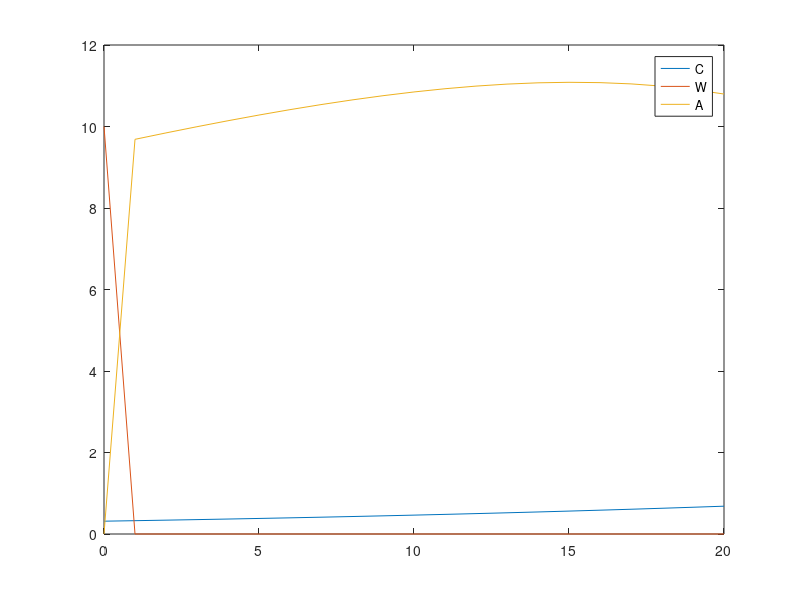
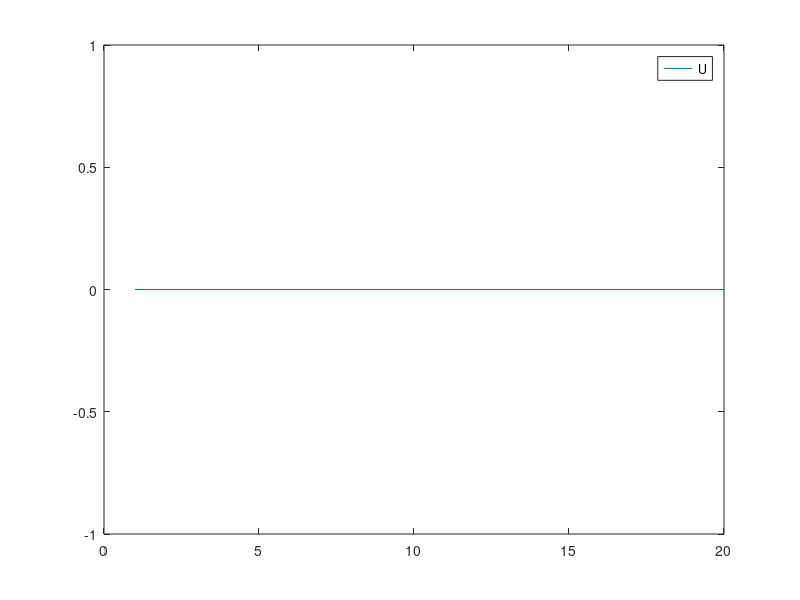

Write the MATLAB code that produced these figures, in order.
%PS3 Problem 4
%No T is given, so declare it at the beginning of the program, and for any
%theta
clear;
close all;
clc;
T=20;
theta=1;
%variable initialization (fixed)
time=linspace(0,T,T+1); %just for plot
w=zeros(T+1,1);
w(1)=10;
beta=0.99;
r=0.05;
%these variables will be determined
a=zeros(T+1,1);
c=zeros(T+1,1);
%computation (could also be written as a function)
num=zeros(T+1,1);
denom=zeros(T+1,1);
if theta==1
    factor=beta*(1+r);
else
    factor=(1+r)^((1-theta)/theta)*beta^(1/theta);
end
for i=0:T
  num(i+1)=w(i+1)*(1+r)^(-i);  
  denom(i+1)=(factor)^i;  
end
c(1)=sum(num)/sum(denom);
u=zeros(T,1);
for i=1:T
  c(i+1)=c(i)*(beta*(1+r))^(1/theta);  
  a(i+1)=a(i)*(1+r)+w(i)-c(i);
end
figure
plot(time,c,time,w,time,a);
legend('C','W','A')
figure
plot(u)
legend('U')
acheck=a(end);
ccheck=c(end);
if (round(ccheck*1000)/1000==round(acheck*(1+r)*1000)/1000)
    display('True --> a_{T+1}= 0')
elseif (round(ccheck*1000)/1000>round(acheck*(1+r)*1000)/1000)
  display('a_{T+1}<0')
  disc=a(end);
  subst=zeros(T+1,1);
  for i=0:T
    subst(i+1)=(1+r)^i*((beta*(1+r))^(i/theta))^T-i;  
  end
  d=sum(subst);
  c(1)=c(1)-d;
  for i=1:T
    c(i+1)=c(i)*(beta*(1+r))^(i/theta);  
    a(i+1)=a(i)*(1+r)+w(i)-c(i);
  end
else
    display('error, a_{T+1}>0')
end

